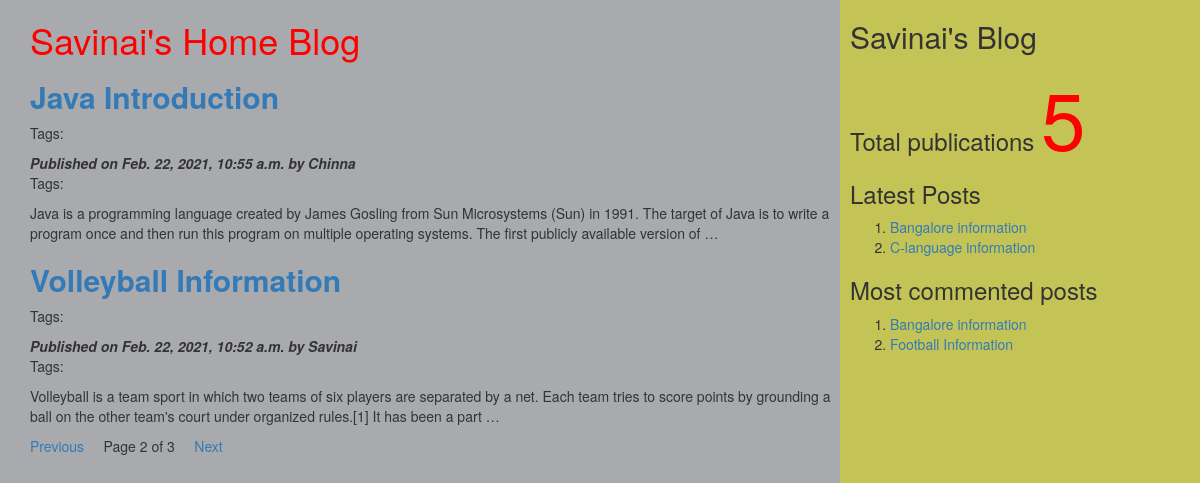
Screenshot of /?page=2 with the database file from the repository.
### myApp/models.py (models this page shows, shortened)
class Post(models.Model):
    tags = TaggableManager()
    STATUS_CHOICE=(('draft', 'Draft'),('published', 'Published'))
    title=models.CharField(max_length=200)
    slug=models.SlugField(max_length=50, unique_for_date='publish')
    author=models.ForeignKey(User, related_name='blog_posts', on_delete=models.CASCADE)
    body=models.TextField()
    publish=models.DateTimeField(default=timezone.now)
    created=models.DateTimeField(auto_now_add=True)
    updated=models.DateTimeField(auto_now=True)
    status=models.CharField(max_length=20, choices=STATUS_CHOICE, default='draft')
    objects=CustomerManager()
    class Meta:
        ordering=('-publish',)
    def get_absolute_url(self):
        return reverse('post_detail', args=[self.publish.year, self.publish.strftime('%m'), self.publish.strftime('%d'), self.slug])

### myApp/views.py (the view)
# urls.py: url(r'^$',views.post_list_view),
def post_list_view(request, tag_slug=None):
    post_list=Post.objects.all()
    tag=None
    if tag_slug:
        tag=get_object_or_404(Tag, slug=tag_slug)
        post_list=post_list.filter(tags__in=[tag])
    paginator=Paginator(post_list, 2)
    page_number = request.GET.get('page')
    try:
        post_list = paginator.page(page_number)
    except PageNotAnInteger:
        post_list=paginator.page(1)
    except EmptyPage:
        post_list=paginator.page(paginator.num_pages)
    d={'post_list':post_list, 'tag':tag}
    return render(request, 'myApp/post_list.html', d)

### myApp/models.py (called while the page is built)
    def get_queryset(self):
        return super().get_queryset().filter(status='published')

### myApp/templatetags/mytags.py (called while the page is built)
@register.simple_tag
def total_posts():
    return Post.objects.count()

@register.inclusion_tag('myApp/latest_post.html')
def show_latest_posts(count=3):
    latest_posts=Post.objects.order_by('-publish')[:count]
    return ({'latest_posts':latest_posts})

@register.simple_tag
def get_most_commented_posts(count=2):
    return Post.objects.annotate(total_comments=Count('comments')).order_by('-total_comments')[:count]

### templates/myApp/post_list.html (shortened to what this page needs)
<!DOCTYPE html>
{% extends 'myApp/parent.html' %}
    {% block content_block %}
    <h1 style="color:red;">Savinai's Home Blog</h1>
    {% for post in post_list %}
    <a href={{post.get_absolute_url}}><h2><b>{{post.title}}</b></h2></a>
    <p>
      Tags:
    </p>
    <i><b>Published on {{post.publish}} by {{post.author|title}}</b></i>
    <p>Tags: {{post.tags.all|join:','}}</p>
    {{post.body|truncatewords:40|linebreaks}}
    {% endfor %}
    {% include 'myApp/pagination.html' with page=post_list %}
    {% endblock %}

### templates/myApp/parent.html (shortened to what this page needs)
<!DOCTYPE html>
{%load mytags%}
<html lang="en" dir="ltr">
  <head>
    <link rel="stylesheet" href="https://maxcdn.bootstrapcdn.com/bootstrap/3.3.7/css/bootstrap.min.css">
  </head>
  <body>
    <div class="content" style="width:70%; float:left; background-color:#a8aaad; height:1000px; padding: 0 0 0 30px;">
      {% block content_block %}
      {% endblock %}
    </div>
    <div class="sidebar" style="width:30%; float:right; height:1000px; background-color:#c4c456; padding: 0 0 0 10px">
      <h2>Savinai's Blog</h2>
      <h3>Total publications
        <span style='color:red; font-size:80px'>{%total_posts%}</span>
      </h3>
      <h3>Latest Posts</h3>
      {%show_latest_posts 2%}
      <h3>Most commented posts</h3>
      {% get_most_commented_posts as m %}
      <ol>
        {% for post in m %}
        <li><a href="{{post.get_absolute_url}}">{{post.title}}</a> </li>
        {% endfor %}
      </ol>
    </div>
  </body>
</html>

### templates/myApp/pagination.html
<!DOCTYPE html>
<html lang="en" dir="ltr">
  <body>
    <div class="paginator">
      {% if page.has_previous %}
      <a href="?page={{page.previous_page_number}}">Previous</a> &nbsp &nbsp
      {% endif %}
      <span>Page {{page.number}} of {{page.paginator.num_pages}}</span> &nbsp &nbsp
      {% if page.has_next %}
      <a href="?page={{page.next_page_number}}">Next</a> &nbsp &nbsp
      {% endif %}
    </div>
  </body>
</html>

### templates/myApp/latest_post.html
<!DOCTYPE html>
<html lang="en" dir="ltr">
  <body>
    <ol>
    {% for post in latest_posts %}
    <li><a href="{{post.get_absolute_url}}">{{post.title}}</a></li>
    {% endfor %}
    </ol>
  </body>
</html>

### rows the page displays
Post: title "Java Introduction", publish "Feb. 22, 2021, 10:55 a.m.", author "Chinna", body "Java is a programming language created by James Gosling from Sun Microsystems (Sun) in 1991. The target of Java is to write a program once and then run this program on multiple operating systems. The first publicly available version of …"
Post: title "Volleyball Information", publish "Feb. 22, 2021, 10:52 a.m.", author "Savinai", body "Volleyball is a team sport in which two teams of six players are separated by a net. Each team tries to score points by grounding a ball on the other team's court under organized rules.[1] It has been a part …"
Post: title "Bangalore information"
Post: title "C-language information"
Post: title "Football Information"

### other values shown
{{ page.number }} "2"
{{ page.paginator.num_pages }} "3"
